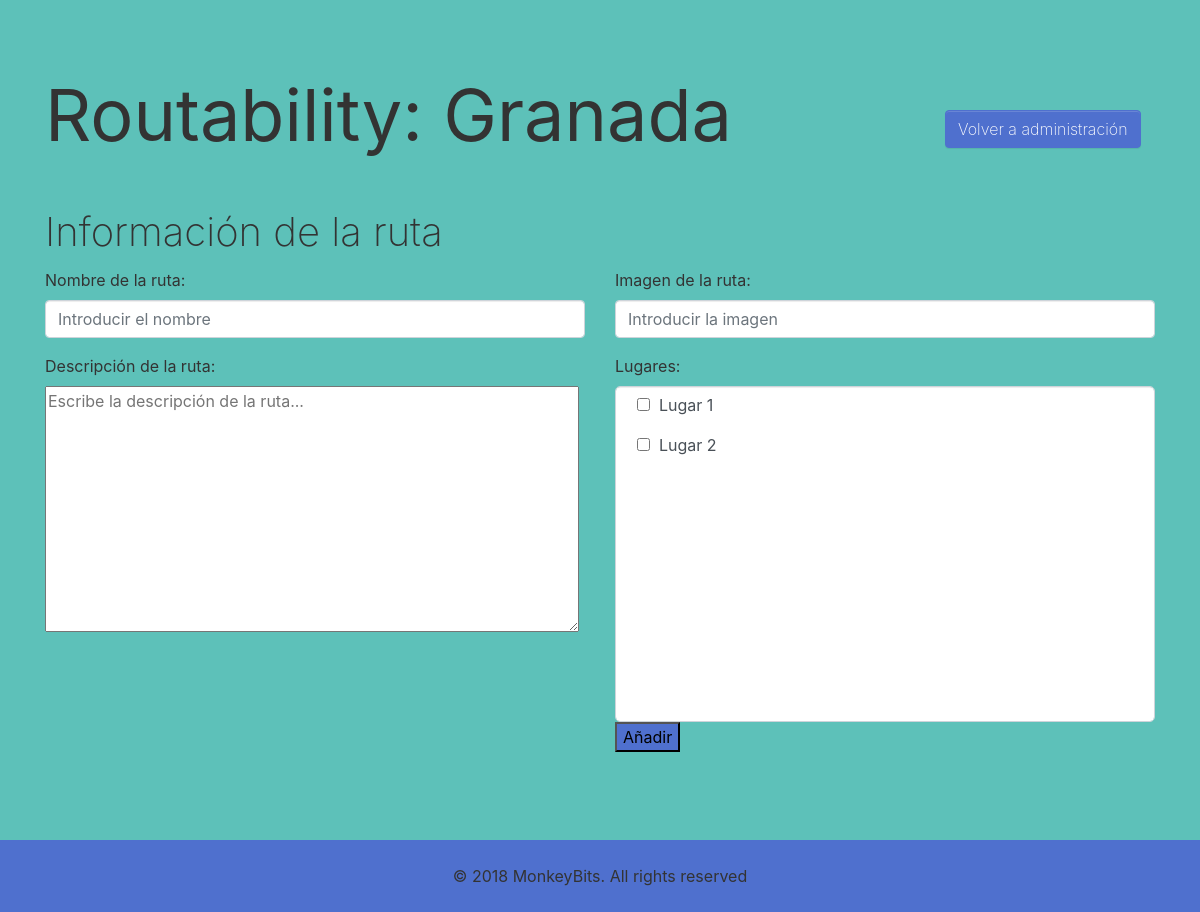
Page /RoutabilityAdmin/addRoutes.php on the earlier database version.
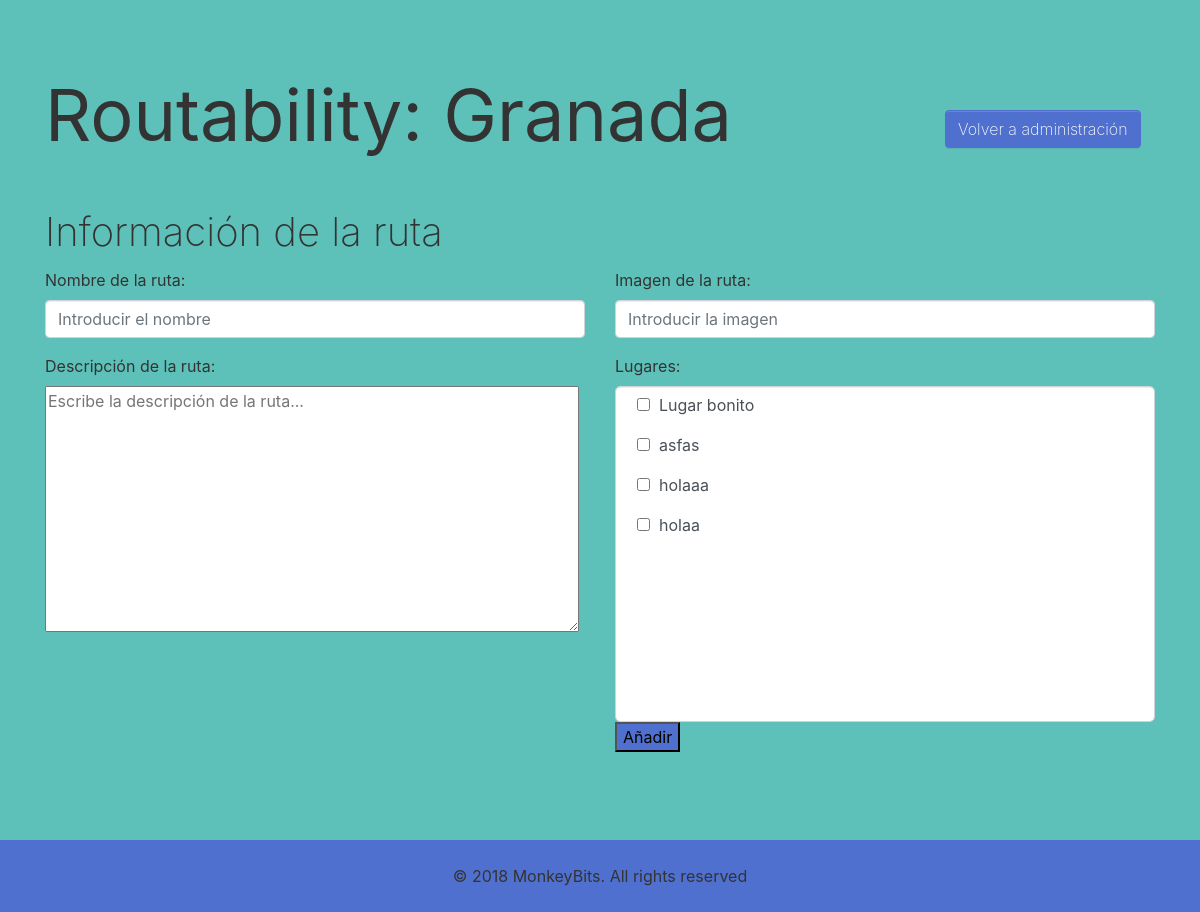
Same page on the later database version.
### tables this page shows
CREATE TABLE `place` (
  `IdPlace` int(8) NOT NULL,
  `Email` varchar(50) NOT NULL,
  `MadeBy` varchar(50) DEFAULT NULL,
  `Name` varchar(50) NOT NULL,
  `Description` text NOT NULL,
  `Localitation` varchar(100) NOT NULL,
  `Image` text NOT NULL
);

### RoutabilityAdmin/addRoutes.php (the view, shortened to what this page needs)
<?php
$conexion = mysqli_connect("localhost", "ramon", "ramon");
?>
<!DOCTYPE html>
<html>
<head>
    <link rel="stylesheet" href="https://cdnjs.cloudflare.com/ajax/libs/font-awesome/4.7.0/css/font-awesome.min.css" type="text/css">
    <link rel="stylesheet" href="./theme.css" type="text/css">
    <link rel="stylesheet" href="./fonts.css" type="text/css">
</head>
<body class="bg-primary">
    <div class="py-5">
        <div class="container">
            <div class="row">
                <div class="col-md-12">
                    <h1 class="display-3"><b>Routability: Granada</b></h1><a class="btn btn-secondary" href="admin.php" style="	transform:  translateX(900px)  translateY(-60px) ;">Volver a administración</a>
                </div>
            </div>
            <fieldset>
                <h1>Información de la ruta</h1>
                <form action="addRoutes.php" method="post">
                    <div class="row">
                        <div class="col-md-6">
                            <div class="form-group"> <label><b>Nombre de la ruta:</b></label><input type="nombre" class="form-control" required value="" name="nombre" placeholder="Introducir el nombre" onBlur="if(this.value=='')this.value='nombre'" onFocus="if(this.value=='nombre')this.value='' "></div>
                        </div>
                        <div class="col-md-6">
                            <div class="form-group"> <label><b>Imagen de la ruta:</b></label><input type="imagen" class="form-control" required value="" name="imagen" placeholder="Introducir la imagen" onBlur="if(this.value=='')this.value='imagen'" onFocus="if(this.value=='imagen')this.value='' "></div>
                        </div>
                    </div>
                    <div class="row">
                        <div class="col-md-6">
                            <div class="form-group"> <label><b>Descripción de la ruta:</b></label><br /><textarea required value="" name="descripcion" placeholder="Escribe la descripción de la ruta..." maxlength="10000" rows="10" cols="50" onFocus="if(this.value=='descripcion')this.value='' "></textarea></div>
                        </div>
                        <div class="col-md-6">
                            <div class="form-group"> <label><b>Lugares:</b></label><br />
                                <div class="scroll" style="border-radius:5px; background-color:white;">
                                    <?php
                                    $resultado_lugares = mysqli_query($conexion, "SELECT * FROM `place`");
                                    if ($resultado_lugares->num_rows > 0) {
                                        while($array_resultado =  mysqli_fetch_assoc($resultado_lugares)) {
                                            echo"<p>&nbsp&nbsp<input name='lugares[]' type='checkbox' id='".$array_resultado['IdPlace']."' value=".$array_resultado['IdPlace']."<br/>&nbsp&nbsp<b>".$array_resultado['Name']."</b></p>";
                                        }
                                    }
                                    ?>
                                    </div>
                                    <div>
                                        <input class="bg-secondary" type="submit" name="aniadir" value="Añadir">
                                    </div>
                            </div>
                        </div>
                    </div>
                </form>
            </fieldset>
        </div>
    </div>
    <div class="py-3 bg-secondary" style="">
        <div class="container">
            <div class="row">
                <div class="col-md-12 text-center">
                    <p class="mb-0"><b>© 2018 MonkeyBits. All rights reserved</b></p>
                </div>
            </div>
        </div>
    </div>
</body>
</html>

Differences in the rows shown:
removed place: Name "Lugar 1"
removed place: Name "Lugar 2"
added place: Name "Lugar bonito"
added place: Name "asfas"
added place: Name "holaaa"
added place: Name "holaa"
